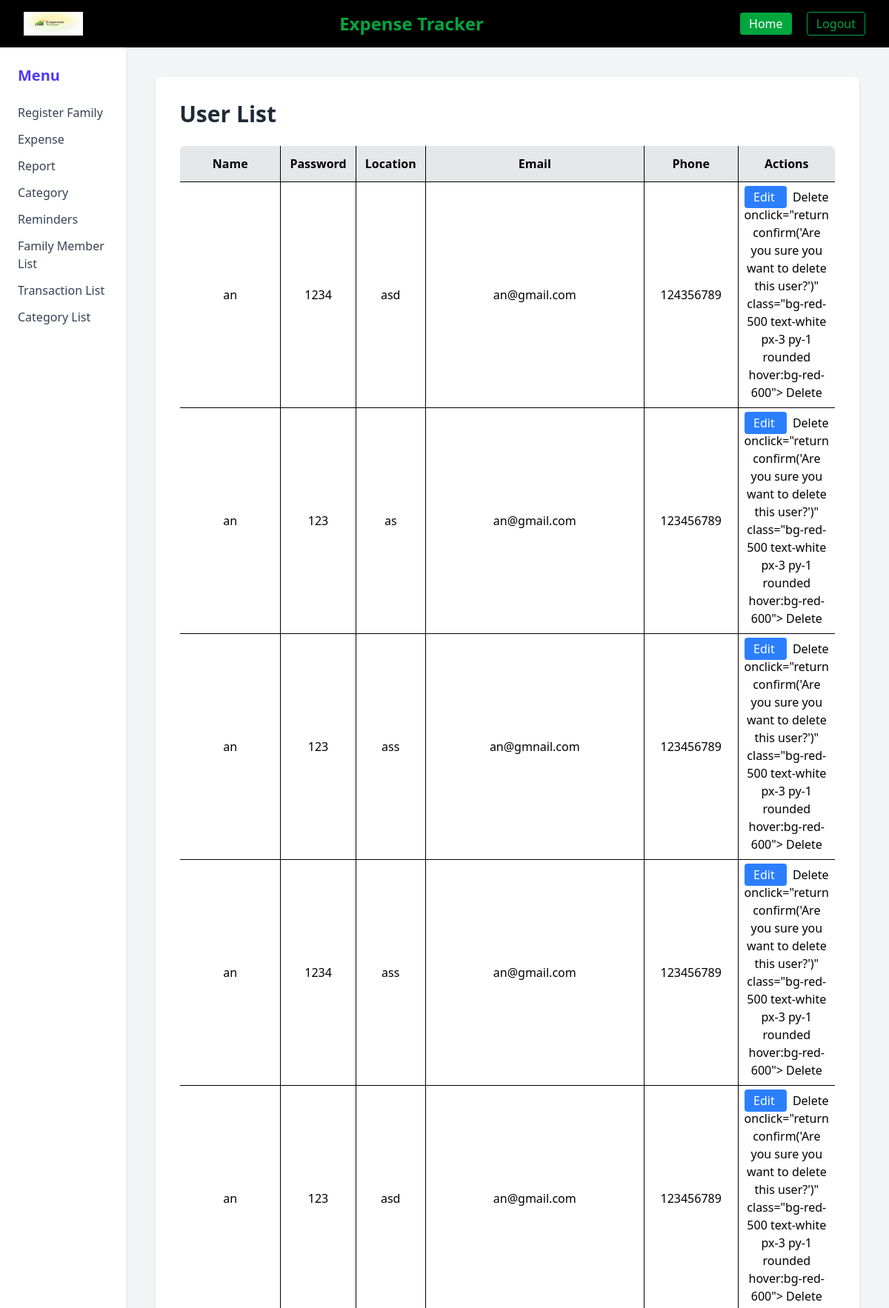
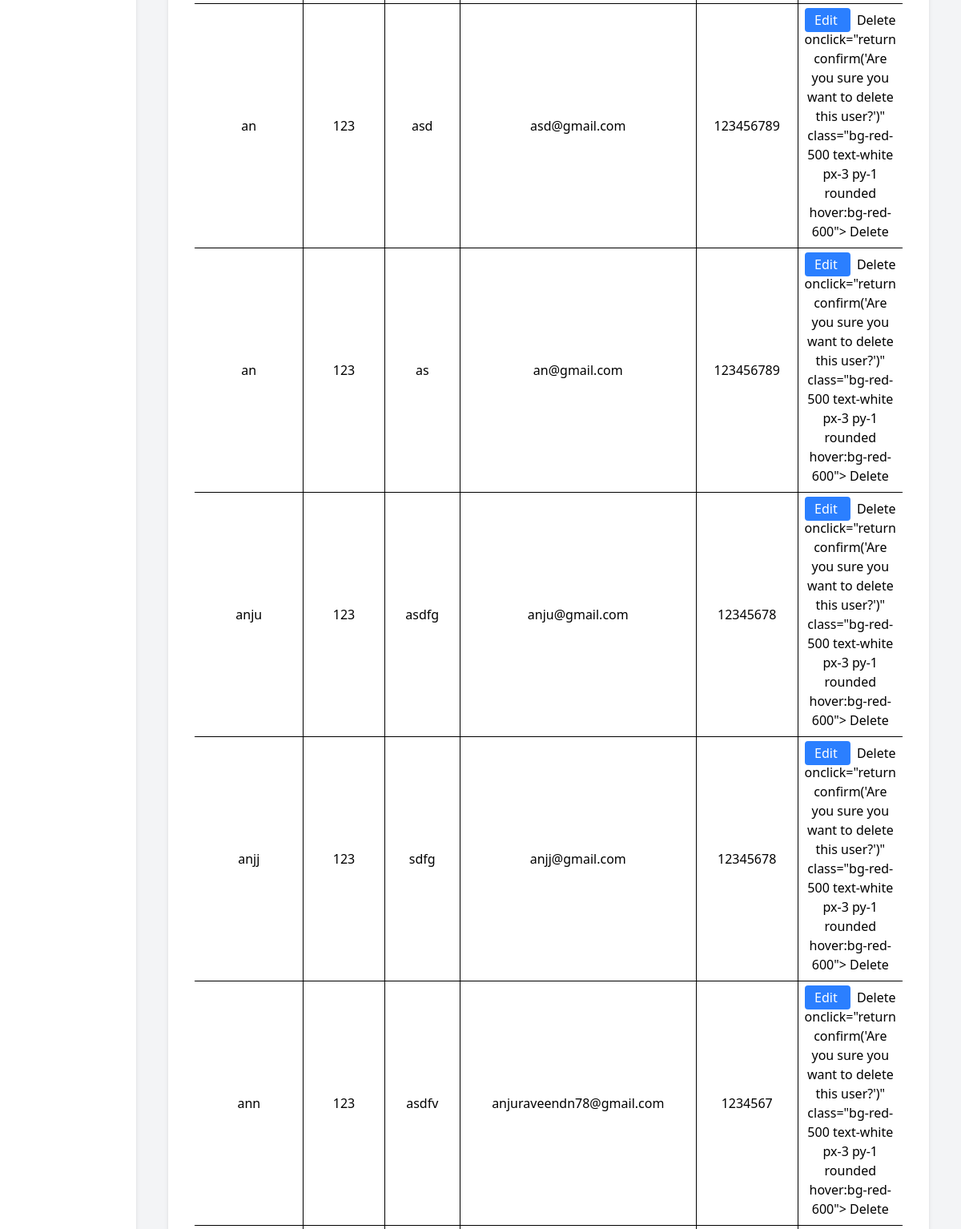
/user/userlist (upper part), run on the app's committed database (2 pictures, top to bottom).
### user/models.py (models this page shows)
class Registration(models.Model):
    username = models.CharField(max_length=100)
    password = models.CharField(max_length=100)
    confirm_password = models.CharField(max_length=100)
    email_id = models.EmailField()
    phn_no = models.CharField(max_length=15)
    location = models.CharField(max_length=100)
    ROLE_CHOICES = (
        ('user', 'User'),
        ('family', 'Family Member'),
    )
    role = models.CharField(max_length=10, choices=ROLE_CHOICES)
    otp = models.CharField(max_length=6, blank=True, null=True)

### user/views.py (the view)
# urls.py: path('user/userlist',views.userlist_page , name='userlist_page'),
def userlist_page(request):
    users = Registration.objects.filter(role='user')
    return render(request, 'user_list.html', {'forms': users})

### user/templates/user_list.html (shortened to what this page needs)
{% load static %}
<!DOCTYPE html>
<html lang="en">
<head>
  <script src="https://cdn.jsdelivr.net/npm/@tailwindcss/browser@4"></script>
</head>
<body class="bg-gray-100 min-h-screen">
<header class="bg-black shadow-sm">
  <nav class="max-w-7xl mx-auto px-8 py-4 flex items-center justify-between">
    <img src="{% static 'image/logo2.png' %}" class="h-8 w-20">
    <h1 class="text-2xl font-bold text-green-600">Expense Tracker</h1>
    <div class="space-x-4">
      <a href="{% url 'UserHome_page' %}" class="px-3 py-1 bg-green-600 text-white rounded">Home</a>
      <a href="{% url 'main_home' %}" class="px-3 py-1 border border-green-600 text-green-600 rounded">Logout</a>
    </div>
  </nav>
</header>
<div class="flex">
<aside class="w-64 bg-white shadow-md p-6 min-h-screen">
  <h2 class="text-xl font-bold mb-6 text-indigo-600">Menu</h2>
  <ul class="space-y-3 text-gray-700">
    <li><a href="{% url 'Register_page' %}">Register Family</a></li>
    <li><a href="{% url 'Expense_page' %}">Expense</a></li>
    <li><a href="{% url 'Dashboard1_page' %}">Report</a></li>
    <li><a href="{% url 'Category_page' %}">Category</a></li>
    <li><a href="{% url 'Reminder1_page' %}">Reminders</a></li>
    <li><a href="{% url 'Memberlist_page' %}">Family Member List</a></li>
    <li><a href="{% url 'Transaction1_page' %}">Transaction List</a></li>
    <li><a href="{% url 'Categorylist_page' %}">Category List</a></li>
  </ul>
</aside>
<main class="flex-1 p-10">
  <div class="bg-white p-8 rounded-lg shadow-md">
    <h2 class="text-3xl font-bold mb-6 text-gray-800">User List</h2>
    <div class="overflow-x-auto">
      <table class="w-full border border-gray-300 rounded-lg overflow-hidden">
        <thead class="bg-gray-200">
          <tr>
            <th class="border p-3">Name</th>
            <th class="border p-3">Password</th>
            <th class="border p-3">Location</th>
            <th class="border p-3">Email</th>
            <th class="border p-3">Phone</th>
            <th class="border p-3">Actions</th>
          </tr>
        </thead>
        <tbody>
          {% for u in forms %}
          <tr class="hover:bg-gray-50 text-center">
            <td class="border p-2">{{ u.username }}</td>
            <td class="border p-2">{{ u.password }}</td>
            <td class="border p-2">{{ u.location }}</td>
            <td class="border p-2">{{ u.email_id }}</td>
            <td class="border p-2">{{ u.phn_no }}</td>
            <td class="border p-2 space-x-2">
              <a href="{% url 'user_edit_page' u.id %}"
                 class="bg-blue-500 text-white px-3 py-1 rounded hover:bg-blue-600">
                 Edit
              </a>
              <a href="{% url 'user_delete' u.id %}">Delete</a>
                 onclick="return confirm('Are you sure you want to delete this user?')"
                 class="bg-red-500 text-white px-3 py-1 rounded hover:bg-red-600">
                 Delete
            </td>
          </tr>
          {% empty %}
          <tr>
            <td colspan="6" class="text-center p-4 text-red-500">No users found</td>
          </tr>
          {% endfor %}
        </tbody>
      </table>
    </div>
  </div>
</main>
</div>
</body>
</html>

### data on the page
Registration: username "an", password "1234", location "asd", email_id "an@gmail.com", phn_no "124356789"
Registration: username "an", password "123", location "as", email_id "an@gmail.com", phn_no "123456789"
Registration: username "an", password "123", location "ass", email_id "an@gmnail.com", phn_no "123456789"
Registration: username "an", password "1234", location "ass", email_id "an@gmail.com", phn_no "123456789"
Registration: username "an", password "123", location "asd", email_id "an@gmail.com", phn_no "123456789"
Registration: username "an", password "123", location "asd", email_id "asd@gmail.com", phn_no "123456789"
Registration: username "an", password "123", location "as", email_id "an@gmail.com", phn_no "123456789"
Registration: username "anju", password "123", location "asdfg", email_id "anju@gmail.com", phn_no "12345678"
Registration: username "anjj", password "123", location "sdfg", email_id "anjj@gmail.com", phn_no "12345678"
Registration: username "ann", password "123", location "asdfv", email_id "anjuraveendn78@gmail.com", phn_no "1234567"
